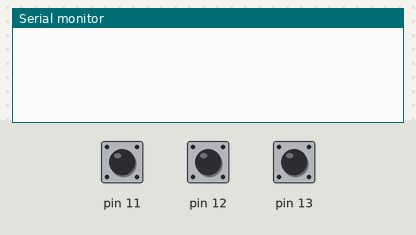
This sketch was run on a simulated Arduino Uno, built with avr-gcc and run on an emulated ATmega328P. On the bench: the last lines printed to the serial monitor. Inputs (shaded band) come from the test bench; at power-on: pin 11 HIGH, pin 12 HIGH, pin 13 HIGH.

Above: at 1.2 s.
1.3 s: pin 11 pulled LOW for 0.15 s
At 2.2 s:
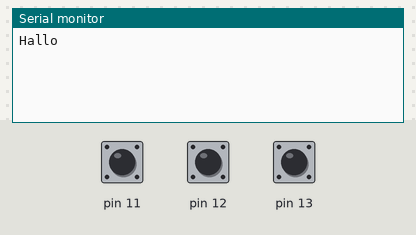
3.0 s: pin 12 pulled LOW for 0.15 s
At 4.4 s:
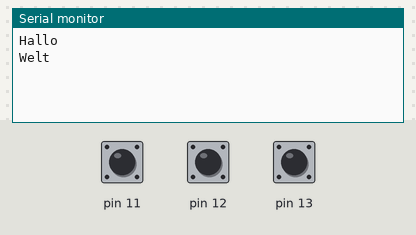
4.7 s: pin 13 pulled LOW for 0.15 s
At 6.0 s:
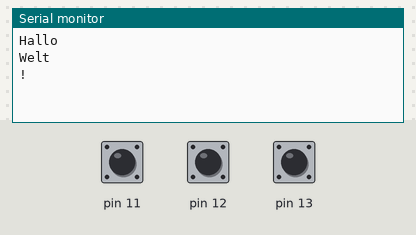

The sketch:

simplebutton3.ino
```cpp
void setup() {
  Serial.begin(9600);
  pinMode(11, INPUT);
  digitalWrite(11, HIGH);
  pinMode(12, INPUT);
  digitalWrite(12, HIGH);
  pinMode(13, INPUT);
  digitalWrite(13, HIGH);
}

void loop() {
  boolean pressed1 = digitalRead(11) == LOW;
  boolean pressed2 = digitalRead(12) == LOW;
  boolean pressed3 = digitalRead(13) == LOW;
  if (pressed1) {
    delay(200);
    Serial.println("Hallo");
  }
  else if (pressed2) {
    delay(200);
    Serial.println("Welt");
  }
  else if (pressed3) {
    delay(200);
    Serial.println("!");
  }
}
```

Measured:
- after the input at 1.3 s, the serial monitor: prints a new line after 0.20 s (image 1)
- after the input at 3.0 s, the serial monitor: prints a new line after 0.20 s (image 2)
- after the input at 4.7 s, the serial monitor: prints a new line after 0.20 s (image 3)
